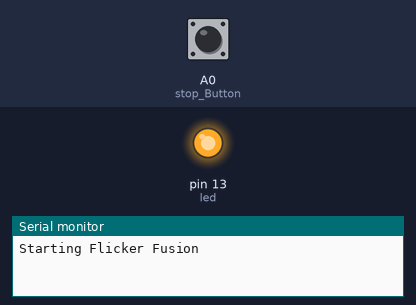
This program was run on a simulated Teensy 3. Parts: output pins drawn as LEDs (lit = HIGH), the last lines printed to the serial monitor. The test bench sets the inputs (shaded band); at power-on: A0 (stop_Button) HIGH. At 3.3 s the program stops and its outputs stay as they are.

Above: at 0.6 s.
At 3.2 s:
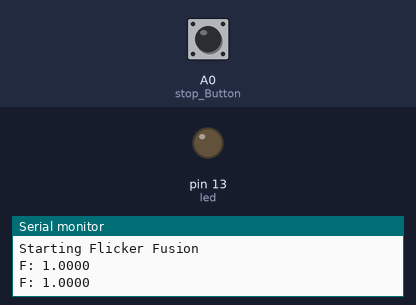
3.3 s: A0 (stop_Button) pulled LOW for 0.15 s
At 3.8 s:
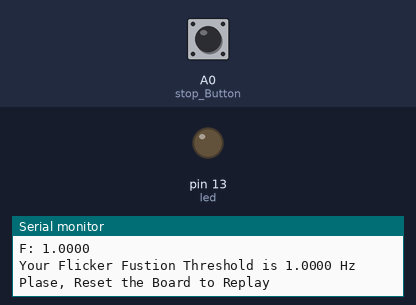
Timing chart, 0 to 4.8 s (numbered marks = the images above; inputs shaded):
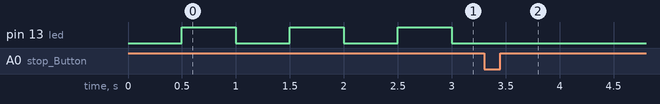

Measured:
- after the input at 3.3 s, pin 13 (led): stays LOW (without the input it goes to HIGH after 0.20 s)
- by itself, pin 13 (led): alternates HIGH for 0.50 s and LOW for 0.50 s

The program:

main.cpp
```cpp
#include <Arduino.h>
//
const uint8_t led =  13;                      // Hardware Pin for LED
const uint8_t stop_Button =  14;              // Hardware pin for Button

volatile float Actual_Frequency = 0;           // Recaluated Frequency

boolean led_state = 0;

void ISR_button();                      // Interrupt Service Routine Decleration for Button

void setup() {
  uint32_t startup_previous_ms = 0;             // hold Previous value for Startup Blinks
  uint32_t startup_current_ms = 0;              // hold Current value for Startup Blinks
  const uint32_t startup_interval_ms = 500;     // Default interval for Startup blinks

  Serial.begin(115200);
  pinMode(led, OUTPUT);
  digitalWrite(led,led_state);
  Serial.println("Starting Flicker Fusion");
  startup_previous_ms = millis();

  for(uint8_t i = 0; i < 4; )           // "i" max value = Number of Initial Blinks x 2
  {
    startup_current_ms =  millis();

    if ((startup_interval_ms) <= (startup_current_ms - startup_previous_ms ))
    {
      startup_previous_ms = startup_current_ms ;
      led_state = !led_state;
      digitalWrite(led,led_state);
      i++;                              // i Increment For "for Loop"
    }
  }

  pinMode(stop_Button, INPUT_PULLUP);
  attachInterrupt(stop_Button,ISR_button,FALLING) ;

}

void loop() {
  uint8_t Target_Frequency = 1;
  uint32_t current_us = 0;                              // hold Current value for Change_Freq
  uint32_t Change_Freq_previous_us = micros();           // hold Previous value for Change_Freq
  const uint32_t Change_Freq_interval_us = 3000000;     // Default interval for Change_Freq
  uint32_t Generated_Freq_previous_us = micros();             // hold Previous value for Generated_Freq
  uint32_t Generated_Freq_interval_us = 1000000/ (2 * Target_Frequency);         // interval for Generated_Freq

  while(1)
  {
    current_us = micros() ;
    if ((Change_Freq_interval_us) <= (current_us - Change_Freq_previous_us))
    {
      Change_Freq_previous_us = current_us ;
      Target_Frequency++;
      Generated_Freq_interval_us = 1000000/ (2 * Target_Frequency);
    }

    if ((Generated_Freq_interval_us) <= (current_us - Generated_Freq_previous_us))
    {
      Actual_Frequency = 1000000.0 / (2 * (current_us - Generated_Freq_previous_us)) ;  // Frequency Calculations
      Generated_Freq_previous_us = current_us ;
      led_state = !led_state;
      digitalWrite(led,led_state);
      Serial.print("F: ");
      Serial.println(Actual_Frequency,4);
      Serial.flush();
    }
  }

}

void ISR_button()             // Interrupt Service Routine Definition for Button
{
  Serial.print("Your Flicker Fustion Threshold is ");
  Serial.print(Actual_Frequency,4);
  Serial.println(" Hz");
  Serial.println("Plase, Reset the Board to Replay") ;
  while(1)
  {  }
}
```
